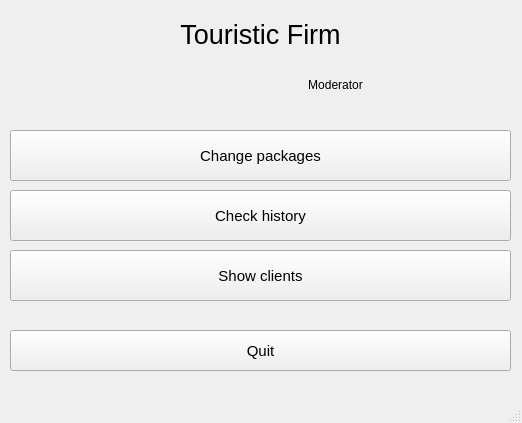
<?xml version="1.0" encoding="UTF-8"?>
<ui version="4.0">
 <class>Employee_main</class>
 <widget class="QMainWindow" name="Employee_main">
  <property name="geometry">
   <rect>
    <x>0</x>
    <y>0</y>
    <width>522</width>
    <height>423</height>
   </rect>
  </property>
  <property name="windowTitle">
   <string>MainWindow</string>
  </property>
  <widget class="QWidget" name="centralwidget">
   <widget class="QPushButton" name="Check_button">
    <property name="geometry">
     <rect>
      <x>10</x>
      <y>190</y>
      <width>501</width>
      <height>51</height>
     </rect>
    </property>
    <property name="font">
     <font>
      <family>Arial</family>
      <pointsize>11</pointsize>
     </font>
    </property>
    <property name="text">
     <string>Check history</string>
    </property>
   </widget>
   <widget class="QPushButton" name="Quit_button">
    <property name="geometry">
     <rect>
      <x>10</x>
      <y>330</y>
      <width>501</width>
      <height>41</height>
     </rect>
    </property>
    <property name="font">
     <font>
      <family>Arial</family>
      <pointsize>11</pointsize>
     </font>
    </property>
    <property name="text">
     <string>Quit</string>
    </property>
   </widget>
   <widget class="QLabel" name="label">
    <property name="geometry">
     <rect>
      <x>10</x>
      <y>9</y>
      <width>501</width>
      <height>51</height>
     </rect>
    </property>
    <property name="text">
     <string>&lt;html&gt;&lt;head/&gt;&lt;body&gt;&lt;p align=&quot;center&quot;&gt;&lt;span style=&quot; font-size:20pt;&quot;&gt;Touristic Firm&lt;/span&gt;&lt;/p&gt;&lt;/body&gt;&lt;/html&gt;</string>
    </property>
   </widget>
   <widget class="QPushButton" name="Change_packs_button">
    <property name="geometry">
     <rect>
      <x>10</x>
      <y>130</y>
      <width>501</width>
      <height>51</height>
     </rect>
    </property>
    <property name="font">
     <font>
      <family>Arial</family>
      <pointsize>11</pointsize>
     </font>
    </property>
    <property name="text">
     <string>Change packages</string>
    </property>
   </widget>
   <widget class="QPushButton" name="Show_button">
    <property name="geometry">
     <rect>
      <x>10</x>
      <y>250</y>
      <width>501</width>
      <height>51</height>
     </rect>
    </property>
    <property name="font">
     <font>
      <family>Arial</family>
      <pointsize>11</pointsize>
     </font>
    </property>
    <property name="text">
     <string>Show clients</string>
    </property>
   </widget>
   <widget class="QLabel" name="label_2">
    <property name="geometry">
     <rect>
      <x>160</x>
      <y>60</y>
      <width>351</width>
      <height>51</height>
     </rect>
    </property>
    <property name="styleSheet">
     <string notr="true">font: 600 20pt &quot;Segoe UI&quot;;
text-align: center;</string>
    </property>
    <property name="text">
     <string>&lt;html&gt;&lt;head/&gt;&lt;body&gt;&lt;p align=&quot;center&quot;&gt;Moderator&lt;/p&gt;&lt;/body&gt;&lt;/html&gt;</string>
    </property>
   </widget>
  </widget>
  <widget class="QMenuBar" name="menubar">
   <property name="geometry">
    <rect>
     <x>0</x>
     <y>0</y>
     <width>522</width>
     <height>22</height>
    </rect>
   </property>
  </widget>
  <widget class="QStatusBar" name="statusbar"/>
 </widget>
 <resources/>
 <connections/>
</ui>
